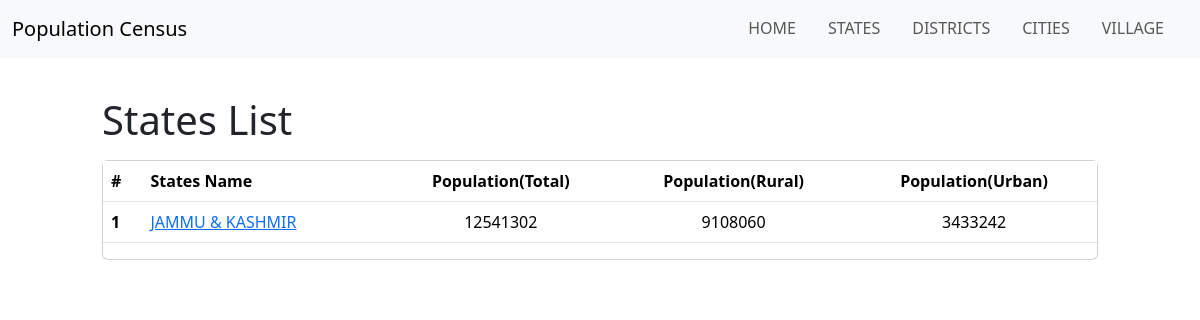
/census-2011/states/, run on the app's committed database.
### census/models.py (models this page shows, shortened)
class State(models.Model):
    name = models.CharField(max_length=30, unique=True)
    state_code = models.CharField(max_length=30, default='')
    slug = models.SlugField(unique=True, blank=True)
    def __str__(self):
        return f"{self.name}"

class Year(models.Model):
    year = models.IntegerField()
    state = models.ForeignKey(State, on_delete=models.CASCADE, null=True, blank=True, related_name='state_years')
    district = models.ForeignKey(District, on_delete=models.CASCADE, null=True, blank=True, related_name='district_years')
    city = models.ForeignKey(City, on_delete=models.CASCADE, null=True, blank=True, related_name='city_years')
    village = models.ForeignKey(Village, on_delete=models.CASCADE, null=True, blank=True, related_name='village_years')
    data = models.ForeignKey(Data, on_delete=models.CASCADE, null=True, related_name='data_year')
    rural_data = models.ForeignKey(Data, on_delete=models.CASCADE, null=True, related_name='rural_data_year')
    urban_data = models.ForeignKey(Data, on_delete=models.CASCADE, null=True, related_name='urban_data_year')

class Data(models.Model):
    state_code = models.CharField(max_length=10, default='')
    district_code = models.CharField(max_length=10,default='')
    sub_district_code = models.CharField(max_length=20, default='')  # Adjust the max_length as needed
    town_village_code = models.CharField(max_length=20, default='')
    ward_code = models.CharField(max_length=50, default='')
    enumeration_block_code = models.CharField(max_length=50, default='')
    level_of_admin_unit = models.CharField(max_length=50, default='')
    area_name = models.CharField(max_length=50,default='')
    total_rural_urban = models.CharField(max_length=50, default='')
    no_of_houshold = models.IntegerField(null=True)
    total_popul_persons = models.IntegerField(null=True)
    total_popul_males = models.IntegerField(null=True)
    total_popul_females = models.IntegerField(null=True)
    popul_in_agePersons = models.IntegerField(null=True)
    popul_in_ageMales = models.IntegerField(null=True)
    popul_in_ageFemales = models.IntegerField(null=True)
    caste_popul_persons = models.IntegerField(null=True)
    caste_popul_males = models.IntegerField(null=True)
    caste_popul_females = models.IntegerField(null=True)
    tribe_popul_persons = models.IntegerField(null=True)
    tribe_popul_males = models.IntegerField(null=True)
    tribe_popul_females = models.IntegerField(null=True)
    literates_persons = models.IntegerField(null=True)
    literates_males = models.IntegerField(null=True)
    literates_females = models.IntegerField(null=True)
    illiterates_persons = models.IntegerField(null=True)
    illiterates_males = models.IntegerField(null=True)
    illiterates_females = models.IntegerField(null=True)
    total_workers_persons = models.IntegerField(null=True)
    total_workers_males = models.IntegerField(null=True)
    total_workers_females = models.IntegerField(null=True, blank=True)
    main_workers_persons = models.IntegerField(null=True)
    main_workers_males = models.IntegerField(null=True)
    main_workers_females = models.IntegerField(null=True)
    workers_culti_persons = models.IntegerField(null=True)
    workers_culti_males = models.IntegerField(null=True)
    workers_culti_females = models.IntegerField(null=True)
    main_workers_agri_labourers_persons = models.IntegerField(null=True)
    main_workers_agri_labourers_males = models.IntegerField(null=True)
    main_workers_agri_labourers_females = models.IntegerField(null=True)
    main_workers_household_industries_persons = models.IntegerField(null=True)
    main_workers_household_industries_males = models.IntegerField(null=True)
    main_workers_household_industries_females = models.IntegerField(null=True)
    main_workers_other_workers_persons = models.IntegerField(null=True)
    main_workers_other_workers_males = models.IntegerField(null=True)
    main_workers_other_workers_females = models.IntegerField(null=True)
    marginal_workers_persons = models.IntegerField(null=True)
    marginal_workers_males = models.IntegerField(null=True)
    marginal_workers_females = models.IntegerField(null=True)
    marginal_cultivators_persons = models.IntegerField(null=True)
    marginal_cultivators_males = models.IntegerField(null=True)
    marginal_cultivators_females = models.IntegerField(null=True)
    marginal_agri_labourers_persons = models.IntegerField(null=True)
    marginal_agri_labourers_males = models.IntegerField(null=True)
    marginal_agri_labourers_females = models.IntegerField(null=True)
    marginal_workers_household_industries_persons = models.IntegerField(null=True)
    marginal_workers_household_industries_males = models.IntegerField(null=True)
    marginal_workers_household_industries_females = models.IntegerField(null=True)
    marginal_workers_other_workers_persons = models.IntegerField(null=True)
    marginal_workers_other_workers_males = models.IntegerField(null=True)
    marginal_workers_other_workers_females = models.IntegerField(null=True)
    marginal_workers_3_to_6_months_persons = models.IntegerField(null=True)
    marginal_workers_3_to_6_months_males = models.IntegerField(null=True)
    marginal_workers_3_to_6_months_females = models.IntegerField(null=True)
    marginal_cultivators_persons_3_to_6_months = models.IntegerField(null=True)
    marginal_cultivators_males_3_to_6_months = models.IntegerField(null=True)
    marginal_cultivators_females_3_to_6_months = models.IntegerField(null=True)
    marginal_agri_labourers_persons_3_to_6_months = models.IntegerField(null=True)
    marginal_agri_labourers_males_3_to_6_months = models.IntegerField(null=True)
    marginal_agri_labourers_females_3_to_6_months = models.IntegerField(null=True)
    marginal_workers_household_industries_persons_3_to_6_months = models.IntegerField(null=True)
    marginal_workers_household_industries_males_3_to_6_months = models.IntegerField(null=True)
    marginal_workers_household_industries_females_3_to_6_months = models.IntegerField(null=True)
    marginal_other_workers_persons_3_to_6_months = models.IntegerField(null=True)
    marginal_other_workers_males_3_to_6_months = models.IntegerField(null=True)
    marginal_other_workers_females_3_to_6_months = models.IntegerField(null=True)
    marginal_workers_less_than_3_months_persons = models.IntegerField(null=True)
    marginal_workers_less_than_3_months_males = models.IntegerField(null=True)
    marginal_workers_less_than_3_months_females = models.IntegerField(null=True)
    marginal_cultivators_persons_less_than_3_months = models.IntegerField(null=True)
    marginal_cultivators_males_less_than_3_months = models.IntegerField(null=True)
    marginal_cultivators_females_less_than_3_months = models.IntegerField(null=True)
    marginal_agri_labourers_persons_less_than_3_months = models.IntegerField(null=True)
    marginal_agri_labourers_males_less_than_3_months = models.IntegerField(null=True)
    marginal_agri_labourers_females_less_than_3_months = models.IntegerField(null=True)
    marginal_workers_household_industries_persons_less_than_3_months = models.IntegerField(null=True)
    marginal_workers_household_industries_males_less_than_3_months = models.IntegerField(null=True)
    marginal_workers_household_industries_females_less_than_3_months = models.IntegerField(null=True)
    marginal_other_workers_persons_less_than_3_months = models.IntegerField(null=True)
    marginal_other_workers_males_less_than_3_months = models.IntegerField(null=True)
    marginal_other_workers_females_less_than_3_months = models.IntegerField(null=True)
    non_workers_persons = models.IntegerField(null=True)
    non_workers_males = models.IntegerField(null=True)
    non_workers_females = models.IntegerField(null=True)

### census/views.py (the view)
# urls.py: path("states/", views.state_list, name="state_list"),
def state_list(request):
    state_list = State.objects.all()
    print(state_list)
    return render(request, "states/states.html", {"state_list": state_list})

### census/templates/states/states.html (shortened to what this page needs)
<!DOCTYPE html>
<html lang="en">
<head>
    {% load static %}
    <link href="https://cdn.jsdelivr.net/npm/bootstrap@5.3.2/dist/css/bootstrap.min.css" rel="stylesheet">
</head>
<body>
    <nav class="navbar navbar-expand-lg bg-body-tertiary fixed-top">
        <div class="container-fluid">
          <a class="navbar-brand" href="#">Population Census</a>
          <div class="offcanvas offcanvas-end" tabindex="-1" id="offcanvasNavbar" aria-labelledby="offcanvasNavbarLabel">
            <div class="offcanvas-body">
            <ul class="navbar-nav justify-content-end flex-grow-1 pe-3 text-uppercase nav-underline">
                <li class="nav-item">
                    <a class="nav-link" aria-current="page" href="{% url 'index' %}">Home</a>
                </li>
              <li class="nav-item">
                <a class="nav-link" aria-current="page" href="{% url 'state_list' %}">States</a>
              </li>
              <li class="nav-item">
                <a class="nav-link" href="{% url 'district' %}">Districts</a>
              </li>
              <li class="nav-item">
                <a class="nav-link" href="{% url 'cities' %}">Cities</a>
              </li>
              <li class="nav-item">
                <a class="nav-link" href="{% url 'village'%}">Village</a>
              </li>
            </ul>
          </div>
          </div>
        </div>
    </nav>
     <div class="container my-5">
        <section class="container mt-5">
            <h1 class="h-primary px-5">States List</h1>
            {% if state_list %}
            <div class="card mx-5 mb-5 mt-3">
                <div class="table-responsive">
                        <table class="table table-hover">
                            <thead>
                                <tr>
                                    <th scope="col">#</th>
                                    <th scope="col">States Name</th>
                                    <th scope="col" class="text-center">Population(Total)</th>
                                    <th scope="col" class="text-center">Population(Rural)</th>
                                    <th scope="col" class="text-center">Population(Urban)</th>
                                </tr>
                                </thead>
                                <tbody>
                                   {% for state in state_list %}
                                <tr>
                                    <th scope="row">{{state.state_code}}</th>
                                    <td><a href="{% url 'district_list' slug=state.slug %}">{{ state.name }}</a></td>
                                    <td class="text-center">{{state.state_years.all.0.data.total_popul_persons}}</td>
                                    <td class="text-center">{{ state.state_years.all.0.rural_data.total_popul_persons}}</td>
                                    <td class="text-center">{{ state.state_years.all.0.urban_data.total_popul_persons}}</td>
                                </tr>
                                {% endfor %}
                            </tbody>
                        </table>
                </div>
            </div>
            {% else %}
            <p>No State are available.</p>
            {% endif %}
        </section>
    </div>
</body>
</html>

### data on the page
State: state_code "1", name "JAMMU & KASHMIR", state_years.all.0.data.total_popul_persons "12541302", state_years.all.0.rural_data.total_popul_persons "9108060", state_years.all.0.urban_data.total_popul_persons "3433242"
